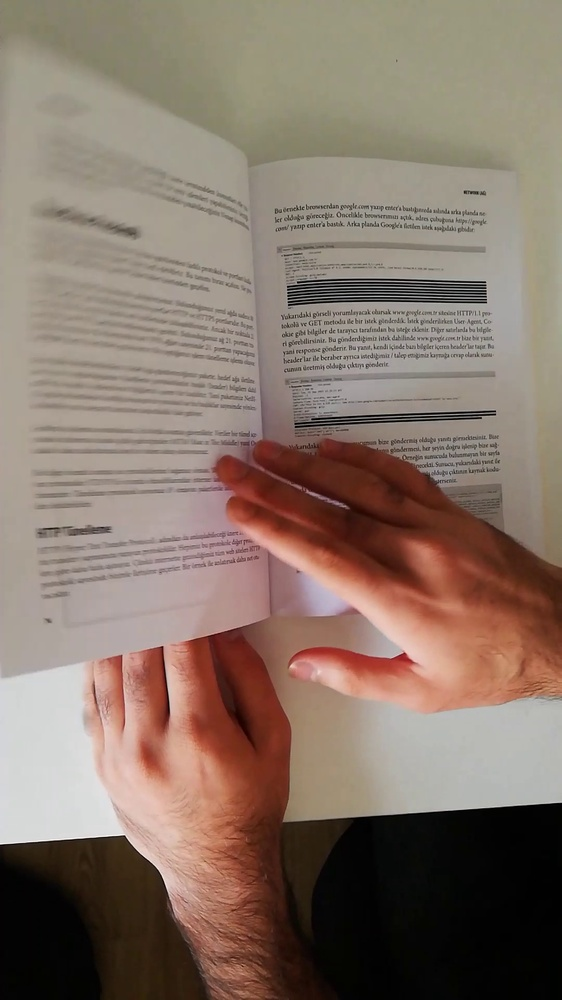
#> input picture images/training/flip/0001_000000025.jpg, 562 x 1000 px, shrunk from 1080 x 1920 before the run; its folder holds only this picture in this run
$ jupyter execute --allow-errors eda.ipynb
#> lines starting #> are read from the running program, lines starting #| are printed output that depends on the picture
# EDA for Flipping / No Flipping Image Classification
This notebook performs Exploratory Data Analysis (EDA) on the image dataset for the task of classifying images as 'flipping' or 'no flipping'.
## Outline
1. Import Required Libraries
2. Load Image Dataset Structure
3. Visualize Sample Images
4. Analyze Image Dimensions and Channels
5. Check Class Distribution
6. Visualize Image Augmentations (Flipping/No Flipping)

# Import Required Libraries

[cell 1]
import os
import cv2
import numpy as np
import matplotlib.pyplot as plt
from collections import Counter

# Load Image Dataset Structure

[cell 2]
def print_dir_structure(root_dir, indent=0):
    for item in os.listdir(root_dir):
        path = os.path.join(root_dir, item)
        print("    " * indent + "|-- " + item)
        if os.path.isdir(path):
            print_dir_structure(path, indent + 1)


print("Training Directory Structure:")
print_dir_structure("images/training")
print("\nTesting Directory Structure:")
#> (the rest of this cell did not finish here and is left out)


# Visualize Sample Images

[cell 3]
def show_samples(base_dir, class_names, n_samples=3):
#> called with base_dir = 'images/training', n_samples = 3
    plt.figure(figsize=(n_samples * 3, 6))
    for idx, class_name in enumerate(class_names):
        class_dir = os.path.join(base_dir, class_name)
        images = os.listdir(class_dir)[:n_samples]
        for i, img_name in enumerate(images):
            img_path = os.path.join(class_dir, img_name)
            img = cv2.imread(img_path)
#> img is the input picture: shape (1000, 562, 3); mean B, G, R 105.5, 117.5, 135.5
            img = cv2.cvtColor(img, cv2.COLOR_BGR2RGB)
            plt.subplot(2, n_samples, idx * n_samples + i + 1)
            plt.imshow(img)
            plt.title(f"{class_name}")
            plt.axis("off")
    plt.tight_layout()
    plt.show()
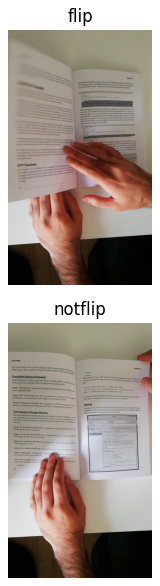
#> figure drawn by matplotlib, 2 panels


print("Training Samples:")
show_samples("images/training", ["flip", "notflip"])
print("Testing Samples:")
show_samples("images/testing", ["flip", "notflip"])

# Analyze Image Dimensions and Channels

[cell 4]
def analyze_image_shapes(base_dir, class_names):
#> called with base_dir = 'images/training'
    shapes = []
    for class_name in class_names:
        class_dir = os.path.join(base_dir, class_name)
        for img_name in os.listdir(class_dir):
            img_path = os.path.join(class_dir, img_name)
            img = cv2.imread(img_path)
            if img is not None:
                shapes.append(img.shape)
    shapes = np.array(shapes)
#> shapes = [[1000, 562, 3], [1000, 562, 3]]
    print("Image shape summary:")
    print("Min shape:", shapes.min(axis=0))
#| Min shape: [1000  562    3]
    print("Max shape:", shapes.max(axis=0))
#| Max shape: [1000  562    3]
    print("Mean shape:", shapes.mean(axis=0))
#| Mean shape: [1000.  562.    3.]


print("Training set:")
analyze_image_shapes("images/training", ["flip", "notflip"])
print("Testing set:")
analyze_image_shapes("images/testing", ["flip", "notflip"])
#| Min shape: [1000  562    3]
#| Max shape: [1000  562    3]
#| Mean shape: [1000.  562.    3.]

# Check Class Distribution

[cell 5]
def plot_class_distribution(base_dir, class_names, set_name):
#> called with base_dir = 'images/training', set_name = 'Training'
    counts = {}
    for class_name in class_names:
        class_dir = os.path.join(base_dir, class_name)
        counts[class_name] = len(os.listdir(class_dir))
    plt.bar(counts.keys(), counts.values(), color=["skyblue", "salmon"])
    plt.title(f"Class Distribution in {set_name} Set")
    plt.xlabel("Class")
    plt.ylabel("Number of Images")
    plt.show()
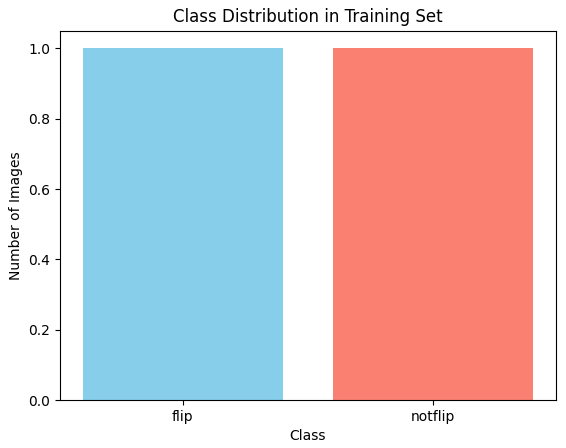
#> figure drawn by matplotlib, 1 panel
    print(counts)


plot_class_distribution("images/training", ["flip", "notflip"], "Training")
plot_class_distribution("images/testing", ["flip", "notflip"], "Testing")

# Visualize Image Augmentations (Flipping/No Flipping)

[cell 6]
def show_flipping_example(img_path):
#> called with img_path = 'images/training/flip/0001_000000025.jpg'
    img = cv2.imread(img_path)
    img_rgb = cv2.cvtColor(img, cv2.COLOR_BGR2RGB)
    img_flip = cv2.flip(img_rgb, 1)
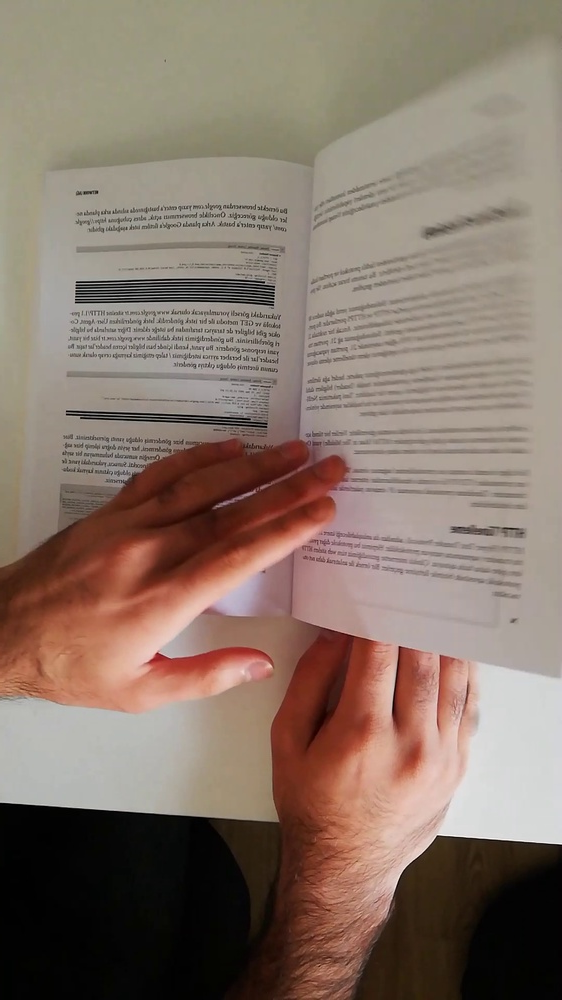
#> img_flip: shape (1000, 562, 3); mean R, G, B 135.5, 117.5, 105.5
    plt.figure(figsize=(8, 4))
    plt.subplot(1, 2, 1)
    plt.imshow(img_rgb)
    plt.title("Original")
    plt.axis("off")
    plt.subplot(1, 2, 2)
    plt.imshow(img_flip)
    plt.title("Flipped")
    plt.axis("off")
    plt.show()
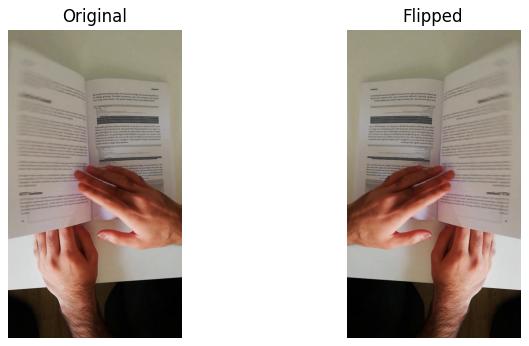
#> figure drawn by matplotlib, 2 panels


# Show example from training set (flip class)
sample_flip = os.listdir("images/training/flip")[0]
show_flipping_example(os.path.join("images/training/flip", sample_flip))
